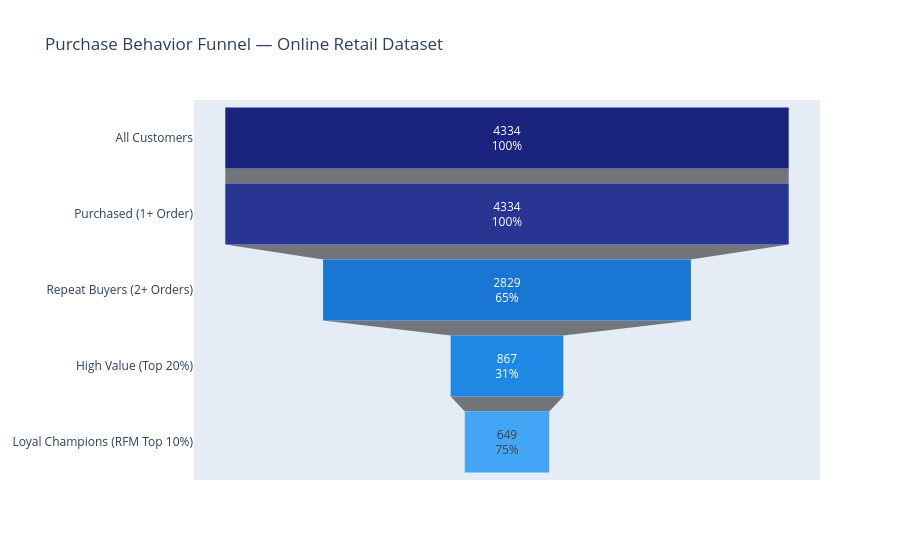

Here is the notebook cell this chart was saved with:
### Code cell
import plotly.graph_objects as go                                              # Import Plotly for visualization

fig = go.Figure(go.Funnel(                                                     # Create funnel chart
    y=[                                                                        # Funnel stages (top to bottom)
        'All Customers',
        'Purchased (1+ Order)',
        'Repeat Buyers (2+ Orders)',
        'High Value (Top 20%)',
        'Loyal Champions (RFM Top 10%)'
    ],
    x=[all_customers, all_customers, repeat, high_value, loyal_champions],    # Ensure values decrease at each stage (champions <= high_value)
    textinfo='value+percent previous',                                        # Show value + % of total customers
    marker=dict(color=[                                                       # Smooth color gradient
        '#1a237e','#283593','#1976d2','#1e88e5','#42a5f5'
    ])
))

fig.update_layout(title='Purchase Behavior Funnel — Online Retail Dataset')  # Add title
fig.show()                                                                   # Display chart

fig.write_html('funnel.html')                                                # Export for Power BI or sharing

### Figure 1 — Plotly figure (JSON) as saved in the notebook; plotly's stock layout.template omitted (floating-point values rounded to 4 significant figures)
{"data": [{"marker": {"color": ["#1a237e", "#283593", "#1976d2", "#1e88e5", "#42a5f5"]}, "textinfo": "value+percent previous", "type": "funnel", "x": [4334, 4334, 2829, 867, 649], "y": ["All Customers", "Purchased (1+ Order)", "Repeat Buyers (2+ Orders)", "High Value (Top 20%)", "Loyal Champions (RFM Top 10%)"]}], "layout": {"title": {"text": "Purchase Behavior Funnel — Online Retail Dataset"}}}
